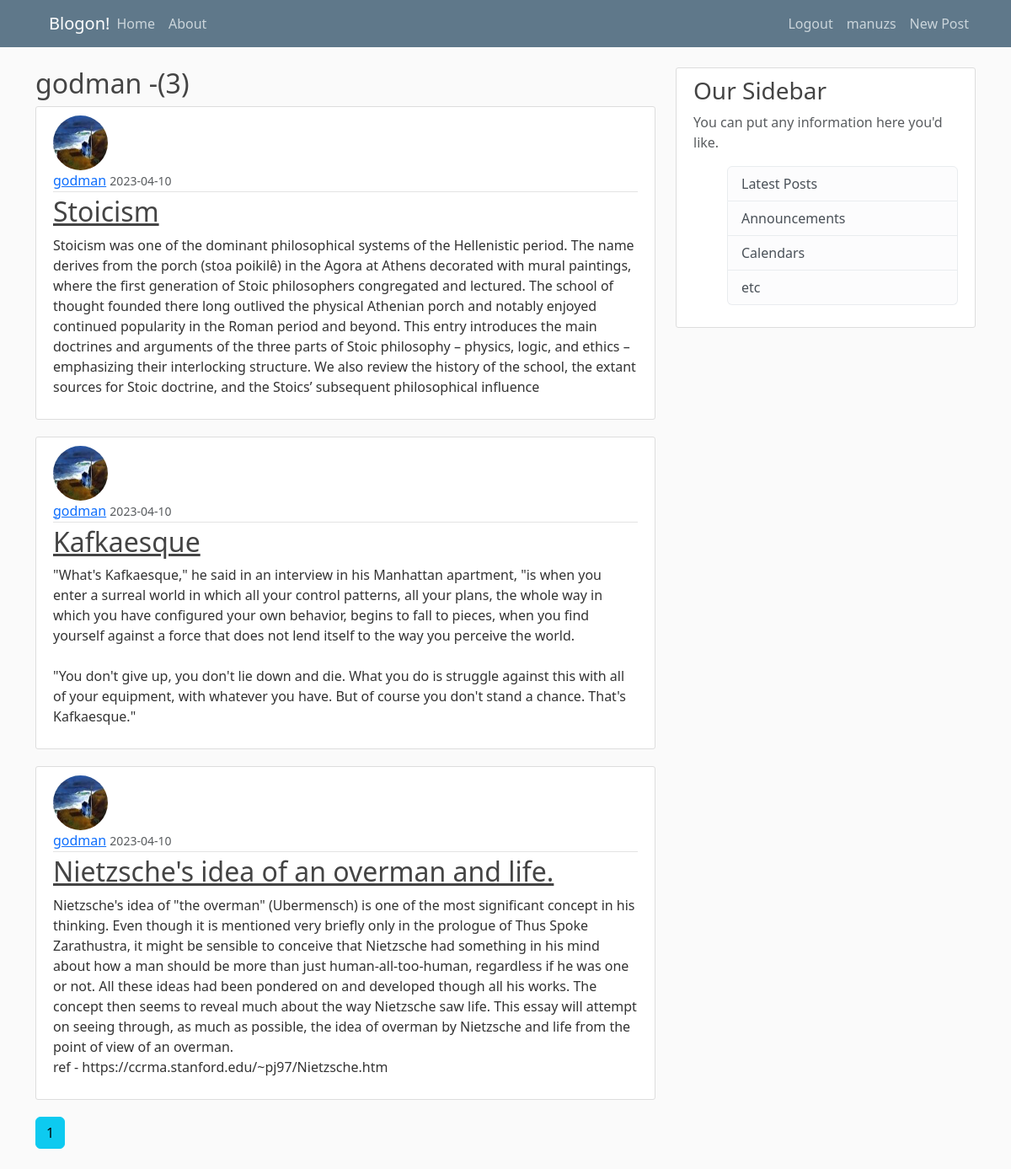
Screenshot of /user/godman (signed in) with the database file from the repository.
### flaskblog/models.py (models this page shows, shortened)
class User(db.Model, UserMixin):
    id = db.Column(db.Integer, primary_key = True)
    username = db.Column(db.String(20), unique =True, nullable = False)
    email = db.Column(db.String(120), unique =True, nullable = False)
    image_file = db.Column(db.String(20), default = 'default.jpg')
    password = db.Column(db.String(60), nullable = False)
    posts = db.relationship('Post', backref = 'author', lazy = True)

class Post(db.Model):
    id = db.Column(db.Integer, primary_key = True)
    title = db.Column(db.String(100), nullable = False)
    date_posted = db.Column(db.DateTime, nullable = False, default = datetime.utcnow)
    content = db.Column(db.Text, nullable = False)
    user_id = db.Column(db.Integer, db.ForeignKey('user.id'), nullable = False)

### flaskblog/routes.py (the view)
@app.route("/user/<string:username>")
def user_posts(username):
    page = request.args.get('page', 1, type=int)
    user = User.query.filter_by(username = username).first_or_404()
    posts = Post.query.filter_by(author = user).order_by(Post.date_posted.desc()).paginate(page = page, per_page = 3)
    return render_template('user_posts.html', posts = posts, user = user)

### flaskblog/models.py (called while the page is built)
@login_manager.user_loader
def load_user(user_id):
    return User.query.get(int(user_id))

### flaskblog/templates/user_posts.html
{% extends "layout.html" %}
{% block content %}
    <h2>{{ user.username}} -({{posts.total}})</h2>
    {% for post in posts.items %}
      <article class="media content-section">
        <img class="rounded-circle article-img" src="{{ url_for('static', filename = 'profile_pics/' + post.author.image_file) }}">
        <div class="media-body">
          <div class="article-metadata">
            <a class="mr-2" href="#">{{ post.author.username }}</a>
            <small class="text-muted">{{ post.date_posted.strftime('%Y-%m-%d')}}</small>
          </div>
          <h2><a class="article-title" href="{{url_for('post', post_id = post.id)}}">{{ post.title }}</a></h2>
          <p class="article-content">{{ post.content }}</p>
        </div>
      </article>
    {% endfor %}
    {% for page_num in posts.iter_pages(left_edge=1, right_edge=1, left_current=1, right_current=2) %}
      {% if page_num %}
        {% if posts.page == page_num %}
          <a class="btn btn-info mb-4" href="{{url_for('user_posts', username = user.username)}}"> {{page_num}} </a>
        {% else %}
        <a class="btn btn-outline-info mb-4" href="{{url_for('user_posts', username = user.username)}}"> {{page_num}} </a>
        {% endif %}
      {% else %}
        ...
      {% endif %}
    {% endfor %}
{% endblock content %}

### flaskblog/templates/layout.html (shortened to what this page needs)
<!DOCTYPE html>
<html>
<head>
    <link rel="stylesheet" href="https://cdn.jsdelivr.net/npm/bootstrap@5.3.0-alpha2/dist/css/bootstrap.rtl.min.css">
    <link rel ="stylesheet" href = "{{ url_for('static', filename = 'main.css') }}">
</head>
    <body>
        <header class="site-header">
            <nav class="navbar navbar-expand-md navbar-dark bg-steel fixed-top">
              <div class="container">
                <a class="navbar-brand mr-4" href="/">Blogon!</a>
                <div class="collapse navbar-collapse" id="navbarToggle">
                  <div class="navbar-nav mr-auto">
                    <a class="nav-item nav-link" href="/">Home</a>
                    <a class="nav-item nav-link" href="/about">About</a>
                  </div>
                  <div class="navbar-nav right-align">
                    {% if current_user.is_authenticated %}
                    <a class="nav-item nav-link" href="{{url_for('logout')}}">Logout</a>
                    <a class="nav-item nav-link"  href="{{url_for('account')}}">{{ current_user.username}}</a>
                    <a class="nav-item nav-link"  href="{{url_for('new_post')}}">New Post</a>
                    {% else %}
                    <a class="nav-item nav-link" href="{{url_for('login')}}">Login</a>
                    <a class="nav-item nav-link" href="{{url_for('register')}}">Register</a>
                    {% endif %}
                  </div>
                </div>
              </div>
            </nav>
          </header>
          <main role="main" class="container">
            <div class="row">
              <div class="col-md-8">
                {% block content %}{% endblock %}
              </div>
              <div class="col-md-4">
                <div class="content-section">
                  <h3>Our Sidebar</h3>
                  <p class='text-muted'>You can put any information here you'd like.
                    <ul class="list-group">
                      <li class="list-group-item list-group-item-light">Latest Posts</li>
                      <li class="list-group-item list-group-item-light">Announcements</li>
                      <li class="list-group-item list-group-item-light">Calendars</li>
                      <li class="list-group-item list-group-item-light">etc</li>
                    </ul>
                  </p>
                </div>
              </div>
            </div>
          </main>
    </body>
</html>

### flaskblog/static/main.css (style rules this page uses)
body { background: #fafafa; color: #333333; margin-top: 5rem; }
h1, h2, h3, h4, h5, h6 { color: #444444; }
.bg-steel { background-color: #5f788a; }
.site-header .navbar-nav .nav-link { color: #cbd5db; }
.content-section { background: #ffffff; padding: 10px 20px; border: 1px solid #dddddd; border-radius: 3px; margin-bottom: 20px; }
.article-title { color: #444444; }
.article-content { white-space: pre-line; }
.article-img { height: 65px; width: 65px; margin-right: 16px; }
.article-metadata { padding-bottom: 1px; margin-bottom: 4px; border-bottom: 1px solid #e3e3e3 }
.right-align { margin-left: auto; margin-right: 0; }

### rows the page displays
User: username "manuzs"
User: username "godman"
Post: image_file (picture), author.username "godman", date_posted "2023-04-10", title "Stoicism", content "Stoicism was one of the dominant philosophical systems of the Hellenistic period. The name derives from the porch (stoa poikilê) in the Agora at Athens decorated with mural paintings, where the first generation of Stoic philosophers congregated and lectured. The school of thought founded there long outlived the physical Athenian porch and notably enjoyed continued popularity in the Roman period and beyond. This entry introduces the main doctrines and arguments of the three parts of Stoic philosophy – physics, logic, and ethics – emphasizing their interlocking structure. We also review the history of the school, the extant sources for Stoic doctrine, and the Stoics’ subsequent philosophical…"
Post: image_file (picture), author.username "godman", date_posted "2023-04-10", title "Kafkaesque", content "\"What's Kafkaesque,\" he said in an interview in his Manhattan apartment, \"is when you enter a surreal world in which all your control patterns, all your plans, the whole way in which you have configured your own behavior, begins to fall to pieces, when you find yourself against a force that does not lend itself to the way you perceive the world. \"You don't give up, you don't lie down and die. What you do is struggle against this with all of your equipment, with whatever you have. But of course you don't stand a chance. That's Kafkaesque.\""
Post: image_file (picture), author.username "godman", date_posted "2023-04-10", title "Nietzsche's idea of an overman and life.", content "Nietzsche's idea of \"the overman\" (Ubermensch) is one of the most significant concept in his thinking. Even though it is mentioned very briefly only in the prologue of Thus Spoke Zarathustra, it might be sensible to conceive that Nietzsche had something in his mind about how a man should be more than just human-all-too-human, regardless if he was one or not. All these ideas had been pondered on and developed though all his works. The concept then seems to reveal much about the way Nietzsche saw life. This essay will attempt on seeing through, as much as possible, the idea of overman by Nietzsche and life from the point of view of an overman. ref -…"

### other values shown
{{ posts.total }} "3"
{{ page_num }} "1"
